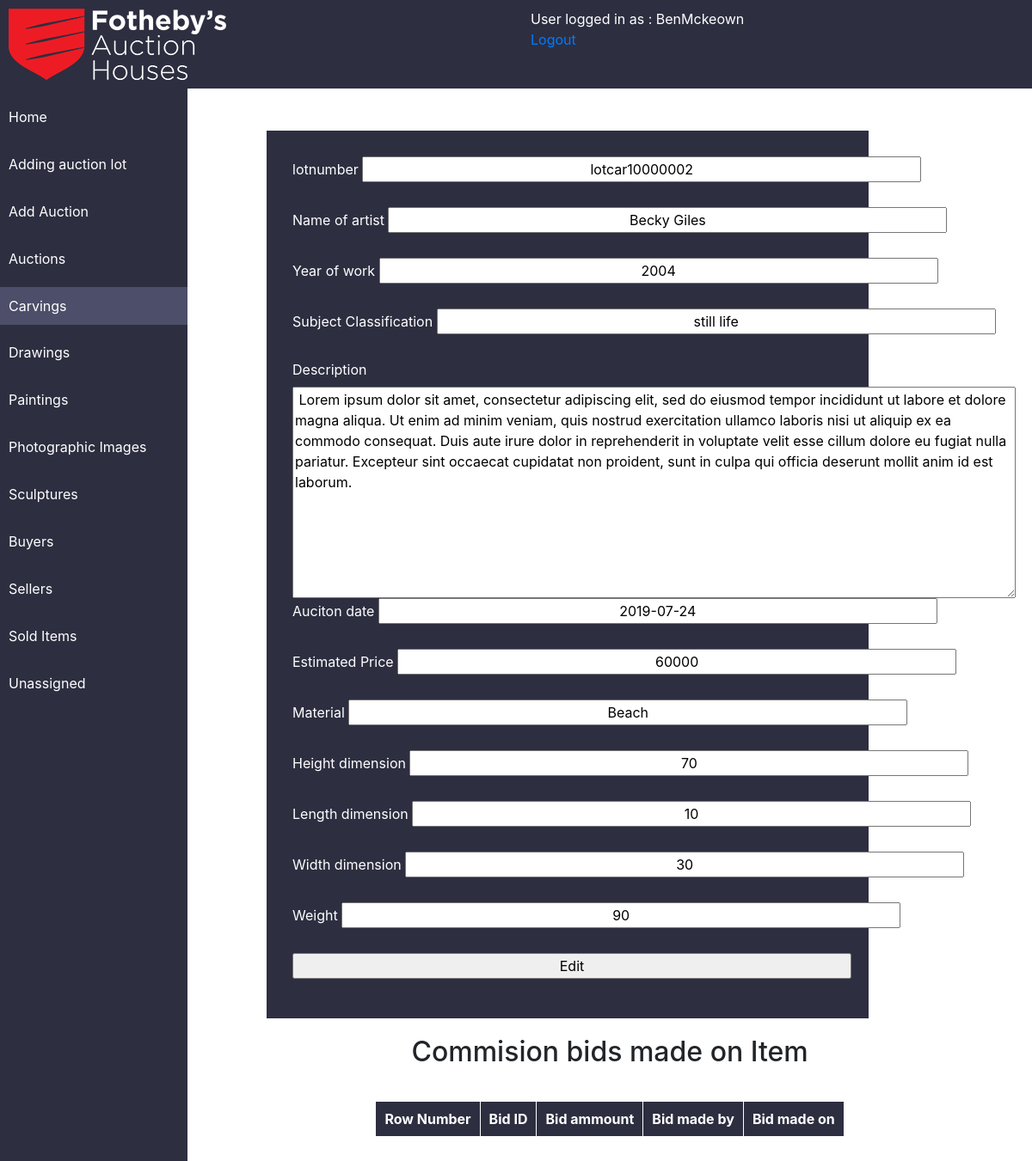
/default/public/admin/viewcarvings.php?id=10000002 (signed in), run on the app's committed database.
### tables this page shows
CREATE TABLE `carvings` (
  `idcarvings` int(11) NOT NULL AUTO_INCREMENT,
  `lotnumber` varchar(45) NOT NULL DEFAULT 'lotcar',
  `name_of_artist` varchar(45) DEFAULT NULL,
  `year_work_produced` varchar(45) DEFAULT NULL,
  `subject_classification` varchar(45) DEFAULT NULL,
  `description` varchar(500) DEFAULT NULL,
  `auction_date` date DEFAULT NULL,
  `estimated_price` varchar(45) DEFAULT NULL,
  `material` varchar(45) DEFAULT NULL,
  `height_dimension` int(3) DEFAULT NULL,
  `length_dimension` int(3) DEFAULT NULL,
  `width_dimension` int(3) DEFAULT NULL,
  `weight` int(3) DEFAULT NULL,
  `Auction` varchar(45) DEFAULT NULL,
  `status` varchar(45) DEFAULT NULL,
  `category` varchar(45) DEFAULT NULL,
  `commision_price` varchar(45) DEFAULT NULL,
  `sold_for` varchar(45) DEFAULT NULL,
  PRIMARY KEY (`idcarvings`,`lotnumber`)
);

### default/public/admin/viewcarvings.php (the view, shortened to what this page needs)
<?php
if (isset($_SESSION['loggedin']) && $_SESSION['loggedin'] == true){
require '../headers/header.php';
   $sculpture= $pdo->query('SELECT * FROM carvings WHERE idcarvings= '. $_GET['id'])->fetch()  ;
?>
<div class="con">
<div class="formadd">
<form action="" method="POST" >
          <label>lotnumber</label>
          <input readonly="readonly"  type="text" name="lotnumber" value="<?php echo $sculpture['lotnumber'].$sculpture['idcarvings']; ?>" /><br /><br />
          <label>Name of artist</label>
          <input  type="text" name="name_of_artist" value="<?php echo $sculpture['name_of_artist']; ?>" /><br /><br />
          <label>Year of work</label>
          <input  type="text" name="year_of_work" value="<?php echo $sculpture['year_work_produced']; ?>" /><br /><br />
          <label>Subject Classification</label>
          <input  type="text" name="subject_classification" value="<?php echo $sculpture['subject_classification']; ?>" /><br /><br />
          <label>Description</label>
            <textarea rows="10" cols="80" readonly name="description"> <?php echo $sculpture['description']; ?></textarea>
          <label>Auciton date</label>
          <input  type="text" name="auction_date" value="<?php echo $sculpture['auction_date']; ?>" /><br /><br />
          <label>Estimated Price</label>
          <input  type="text" name="estimated_price" value="<?php echo $sculpture['estimated_price']; ?>" /><br /><br />
          <label>Material</label>
          <input  type="text" name="material" value="<?php echo $sculpture['material']; ?>" /><br /><br />
          <label>Height dimension</label>
          <input  type="text" name="height" value="<?php echo $sculpture['height_dimension']; ?>" /><br /><br />
          <label>Length dimension</label>
          <input  type="text" name="length" value="<?php echo $sculpture['length_dimension']; ?>" /><br /><br />
          <label>Width dimension</label>
          <input  type="text" name="width" value="<?php echo $sculpture['width_dimension']; ?>" /><br /><br />
          <label>Weight</label>
          <input  type="text" name="weight" value="<?php echo $sculpture['weight']; ?>" /><br /><br />
<input type="submit" name="submit" value="Edit" />
        </form>
      </div>
      </div>
      <h2>Commision bids made on Item</h2>
<div class="tableview">
<table>
  <th>
    Row Number
  </th>
  <th>
    Bid ID
  </th>
  <th>
    Bid ammount
  </th>
  <th>
    Bid made by
  </th>
  <th>
    Bid made on
  </th>
<?php
echo '</table>';
echo '</div>';
?>
<?php
}
else{
  header('location:../login.php');
}
?>

### default/public/style.css (style rules this page uses)
html,body { height:100%; margin:0; }
body { width: 100%; height: 100%; }
.formadd { background-color: #2d2e40; color: white; width: 700px; padding: 30px; display: flex; margin-right: 10%; }
.formadd input { width: 650px; justify-content: center; text-align: center; }
.tableview2 table,th,td { color:white; border: 1px solid white; }
.tableview { width: 100%; padding: 30px; display: flex; justify-content: center; }
.tableview table,th,td { color:white; border: 1px solid white; }
.tableview th { background-color: #2d2e40; padding:10px; }
.con { display: flex; justify-content: center; align-items: center; margin-top: 5%; }
h2 { margin-top: 2%; text-align: center; }

### data on the page
carvings: lotnumber "lotcar10000002", name_of_artist "Becky Giles", year_of_work "2004", subject_classification "still life", description "Lorem ipsum dolor sit amet, consectetur adipiscing elit, sed do eiusmod tempor incididunt ut labore et dolore magna aliqua. Ut enim ad minim veniam, quis nostrud exercitation ullamco laboris nisi ut aliquip ex ea commodo consequat. Duis aute irure dolor in reprehenderit in voluptate velit esse cillum dolore eu fugiat nulla pariatur. Excepteur sint occaecat cupidatat non proident, sunt in culpa qui officia deserunt mollit anim id est laborum.", auction_date "2019-07-24", estimated_price "60000", material "Beach", height "70", length "10", width "30", weight "90"

### other printed values
$_SESSION['username'] "BenMckeown"
